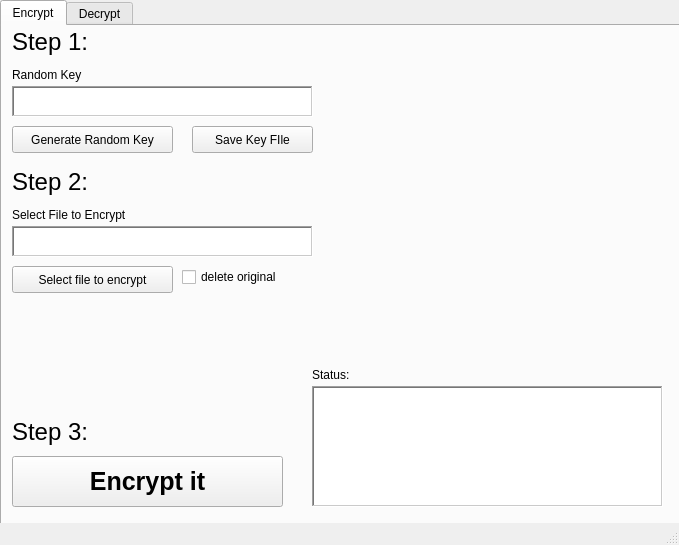
<?xml version="1.0" encoding="UTF-8"?>
<ui version="4.0">
 <class>MainWindow</class>
 <widget class="QMainWindow" name="MainWindow">
  <property name="geometry">
   <rect>
    <x>0</x>
    <y>0</y>
    <width>679</width>
    <height>545</height>
   </rect>
  </property>
  <property name="windowTitle">
   <string>Cryptonite</string>
  </property>
  <widget class="QWidget" name="centralwidget">
   <widget class="QTabWidget" name="tabWidget">
    <property name="geometry">
     <rect>
      <x>0</x>
      <y>0</y>
      <width>681</width>
      <height>531</height>
     </rect>
    </property>
    <property name="font">
     <font>
      <weight>50</weight>
      <bold>false</bold>
     </font>
    </property>
    <property name="autoFillBackground">
     <bool>true</bool>
    </property>
    <property name="tabPosition">
     <enum>QTabWidget::North</enum>
    </property>
    <property name="tabShape">
     <enum>QTabWidget::Rounded</enum>
    </property>
    <property name="currentIndex">
     <number>0</number>
    </property>
    <widget class="QWidget" name="tab">
     <attribute name="title">
      <string>Encrypt</string>
     </attribute>
     <widget class="QPushButton" name="savekey_btn">
      <property name="geometry">
       <rect>
        <x>190</x>
        <y>100</y>
        <width>121</width>
        <height>27</height>
       </rect>
      </property>
      <property name="text">
       <string>Save Key FIle</string>
      </property>
     </widget>
     <widget class="QTextEdit" name="statuswin_rb">
      <property name="geometry">
       <rect>
        <x>310</x>
        <y>360</y>
        <width>351</width>
        <height>121</height>
       </rect>
      </property>
      <property name="frameShape">
       <enum>QFrame::WinPanel</enum>
      </property>
      <property name="readOnly">
       <bool>true</bool>
      </property>
     </widget>
     <widget class="QPushButton" name="encryptit_btn">
      <property name="geometry">
       <rect>
        <x>10</x>
        <y>430</y>
        <width>271</width>
        <height>51</height>
       </rect>
      </property>
      <property name="font">
       <font>
        <pointsize>19</pointsize>
        <weight>75</weight>
        <bold>true</bold>
       </font>
      </property>
      <property name="text">
       <string>Encrypt it</string>
      </property>
      <property name="default">
       <bool>false</bool>
      </property>
      <property name="flat">
       <bool>false</bool>
      </property>
     </widget>
     <widget class="QLabel" name="fileselection_lbl">
      <property name="geometry">
       <rect>
        <x>10</x>
        <y>180</y>
        <width>161</width>
        <height>17</height>
       </rect>
      </property>
      <property name="text">
       <string>Select File to Encrypt</string>
      </property>
     </widget>
     <widget class="QLabel" name="step2_lbl">
      <property name="geometry">
       <rect>
        <x>10</x>
        <y>140</y>
        <width>241</width>
        <height>31</height>
       </rect>
      </property>
      <property name="font">
       <font>
        <pointsize>18</pointsize>
       </font>
      </property>
      <property name="text">
       <string>Step 2:</string>
      </property>
     </widget>
     <widget class="QTextEdit" name="key_txt">
      <property name="geometry">
       <rect>
        <x>10</x>
        <y>60</y>
        <width>301</width>
        <height>31</height>
       </rect>
      </property>
      <property name="frameShape">
       <enum>QFrame::WinPanel</enum>
      </property>
      <property name="readOnly">
       <bool>true</bool>
      </property>
     </widget>
     <widget class="QPushButton" name="genkey_btn">
      <property name="geometry">
       <rect>
        <x>10</x>
        <y>100</y>
        <width>161</width>
        <height>27</height>
       </rect>
      </property>
      <property name="text">
       <string>Generate Random Key</string>
      </property>
     </widget>
     <widget class="QLabel" name="step1_lbl">
      <property name="geometry">
       <rect>
        <x>10</x>
        <y>0</y>
        <width>241</width>
        <height>31</height>
       </rect>
      </property>
      <property name="font">
       <font>
        <pointsize>18</pointsize>
       </font>
      </property>
      <property name="text">
       <string>Step 1:</string>
      </property>
     </widget>
     <widget class="QCheckBox" name="delete_cb">
      <property name="geometry">
       <rect>
        <x>180</x>
        <y>240</y>
        <width>131</width>
        <height>22</height>
       </rect>
      </property>
      <property name="text">
       <string>delete original</string>
      </property>
      <property name="checked">
       <bool>false</bool>
      </property>
     </widget>
     <widget class="QLabel" name="key_lbl">
      <property name="geometry">
       <rect>
        <x>10</x>
        <y>40</y>
        <width>91</width>
        <height>17</height>
       </rect>
      </property>
      <property name="text">
       <string>Random Key</string>
      </property>
     </widget>
     <widget class="QLabel" name="Step3_lbl">
      <property name="geometry">
       <rect>
        <x>10</x>
        <y>390</y>
        <width>241</width>
        <height>31</height>
       </rect>
      </property>
      <property name="font">
       <font>
        <pointsize>18</pointsize>
       </font>
      </property>
      <property name="text">
       <string>Step 3:</string>
      </property>
     </widget>
     <widget class="QTextEdit" name="fileloc_txt">
      <property name="geometry">
       <rect>
        <x>10</x>
        <y>200</y>
        <width>301</width>
        <height>31</height>
       </rect>
      </property>
      <property name="frameShape">
       <enum>QFrame::WinPanel</enum>
      </property>
      <property name="readOnly">
       <bool>true</bool>
      </property>
     </widget>
     <widget class="QPushButton" name="selectfile_btn">
      <property name="geometry">
       <rect>
        <x>10</x>
        <y>240</y>
        <width>161</width>
        <height>27</height>
       </rect>
      </property>
      <property name="text">
       <string>Select file to encrypt</string>
      </property>
     </widget>
     <widget class="QLabel" name="encryption_logo">
      <property name="geometry">
       <rect>
        <x>340</x>
        <y>10</y>
        <width>311</width>
        <height>301</height>
       </rect>
      </property>
      <property name="text">
       <string/>
      </property>
      <property name="pixmap">
       <pixmap>encryption_z.png</pixmap>
      </property>
      <property name="scaledContents">
       <bool>false</bool>
      </property>
     </widget>
     <widget class="QLabel" name="Status_lbl">
      <property name="geometry">
       <rect>
        <x>310</x>
        <y>340</y>
        <width>68</width>
        <height>17</height>
       </rect>
      </property>
      <property name="text">
       <string>Status:</string>
      </property>
     </widget>
    </widget>
    <widget class="QWidget" name="tab_2">
     <attribute name="title">
      <string>Decrypt</string>
     </attribute>
    </widget>
   </widget>
  </widget>
  <widget class="QMenuBar" name="menubar">
   <property name="geometry">
    <rect>
     <x>0</x>
     <y>0</y>
     <width>679</width>
     <height>23</height>
    </rect>
   </property>
  </widget>
  <widget class="QStatusBar" name="statusbar"/>
 </widget>
 <resources>
  <include location="res.qrc"/>
 </resources>
 <connections/>
</ui>
